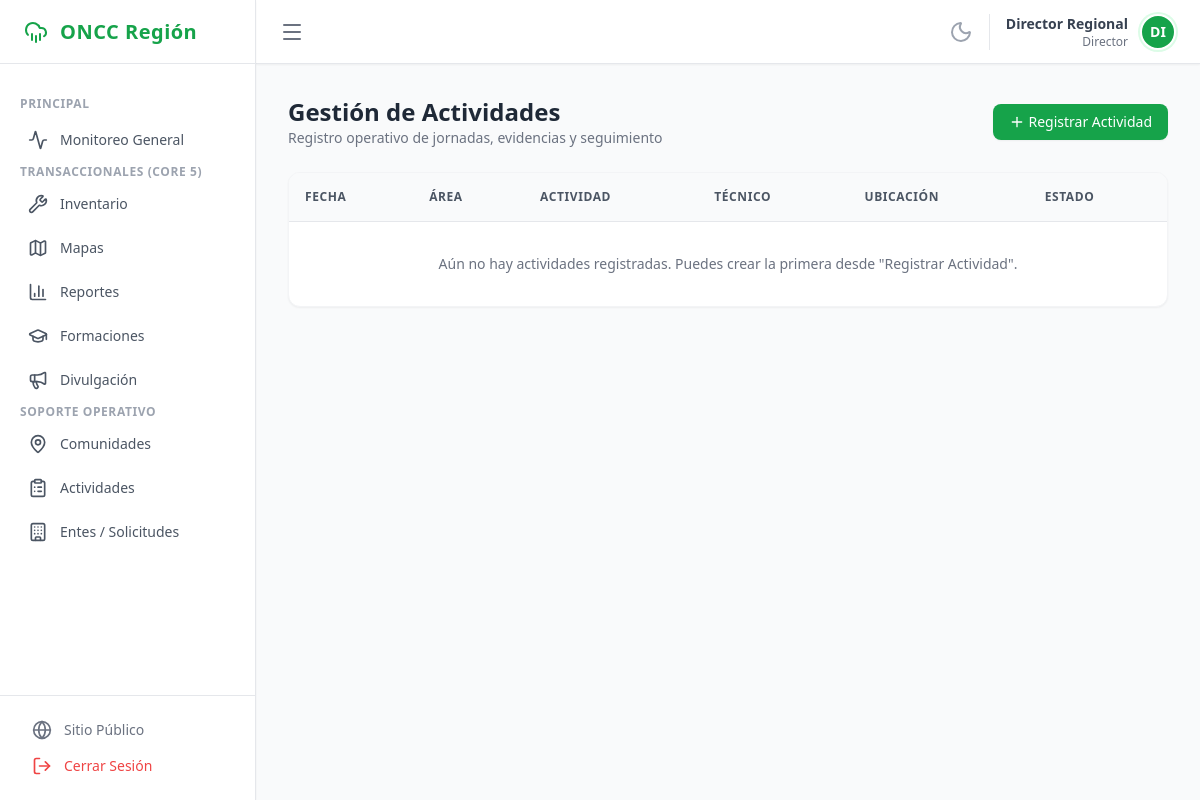
Screenshot of /actividades/ (signed in) with the database file from the repository.
### app/models/usuario.py (models this page shows, shortened)
class Usuario(UserMixin, db.Model):
    __tablename__ = 'usuarios'
    id = db.Column(db.Integer, primary_key=True)
    nombre = db.Column(db.String(100), nullable=False)
    email = db.Column(db.String(120), unique=True, nullable=False)
    password_hash = db.Column(db.String(256), nullable=False)
    rol = db.Column(db.String(50), nullable=False, default='Técnico')
    estatus = db.Column(db.Boolean, default=True)

### app/controllers/actividad_controller.py (the view)
@actividad_bp.route('/')
@login_required
def index():
    actividades = Actividad.query.order_by(Actividad.fecha.desc(), Actividad.creado_en.desc()).all()
    return render_template('actividades/index.html', actividades=actividades, estados_actividad=ESTADOS_ACTIVIDAD)

### app/templates/actividades/index.html (shortened to what this page needs)
{% extends 'base.html' %}
{% block content %}
<div class="space-y-6 animate-in fade-in duration-500">
    <div class="flex justify-between items-center">
        <div>
            <h1 class="text-2xl font-bold dark:text-white text-gray-800">Gestión de Actividades</h1>
            <p class="text-sm dark:text-gray-400 text-gray-500">Registro operativo de jornadas, evidencias y seguimiento</p>
        </div>
        <a href="{{ url_for('actividad.nueva') }}" class="bg-green-600 hover:bg-green-700 text-white px-4 py-2 rounded-lg text-sm font-medium flex items-center shadow-sm transition-colors">
            <i data-lucide="plus" class="mr-1 w-4 h-4"></i> Registrar Actividad
        </a>
    </div>
    <div class="rounded-xl shadow-sm border overflow-hidden bg-white border-gray-100 dark:bg-gray-800 dark:border-gray-700">
        <div class="overflow-x-auto">
            <table class="w-full text-left border-collapse">
                <thead>
                    <tr class="text-xs uppercase tracking-wider bg-gray-50 text-gray-600 dark:bg-gray-900/50 dark:text-gray-400">
                        <th class="p-4 font-semibold border-b border-gray-200 dark:border-gray-700">Fecha</th>
                        <th class="p-4 font-semibold border-b border-gray-200 dark:border-gray-700">Área</th>
                        <th class="p-4 font-semibold border-b border-gray-200 dark:border-gray-700">Actividad</th>
                        <th class="p-4 font-semibold border-b border-gray-200 dark:border-gray-700">Técnico</th>
                        <th class="p-4 font-semibold border-b border-gray-200 dark:border-gray-700">Ubicación</th>
                        <th class="p-4 font-semibold border-b border-gray-200 dark:border-gray-700">Estado</th>
                    </tr>
                </thead>
                <tbody class="text-sm text-gray-700 dark:text-gray-300">
                    {% for act in actividades %}
                    <tr class="border-b hover:bg-gray-50 border-gray-100 dark:hover:bg-gray-700/50 dark:border-gray-700">
                        <td class="p-4">{{ act.fecha.strftime('%Y-%m-%d') if act.fecha else 'N/D' }}</td>
                        <td class="p-4"><span class="px-2 py-1 rounded-md text-xs font-medium bg-blue-50 text-blue-700 dark:bg-blue-900/40 dark:text-blue-300">{{ act.area }}</span></td>
                        <td class="p-4">{{ act.actividad }}</td>
                        <td class="p-4">{{ act.responsable }}</td>
                        <td class="p-4 text-xs text-gray-500 dark:text-gray-400">{{ act.estado_geo }}, {{ act.municipio }}</td>
                        <td class="p-4">
                            <form method="POST" action="{{ url_for('actividad.cambiar_estado', actividad_id=act.id) }}" class="flex items-center gap-2">
                                <select name="estado" class="border rounded-md p-1 text-xs bg-white border-gray-300 dark:bg-gray-700 dark:border-gray-600 dark:text-white">
                                    {% for estado in estados_actividad %}
                                        <option value="{{ estado }}" {% if estado == act.estado %}selected{% endif %}>{{ estado }}</option>
                                    {% endfor %}
                                </select>
                                <button class="text-xs px-2 py-1 rounded bg-gray-100 dark:bg-gray-700">Guardar</button>
                            </form>
                        </td>
                    </tr>
                    {% else %}
                    <tr>
                        <td colspan="6" class="p-8 text-center text-gray-500 dark:text-gray-400">
                            Aún no hay actividades registradas. Puedes crear la primera desde "Registrar Actividad".
                        </td>
                    </tr>
                    {% endfor %}
                </tbody>
            </table>
        </div>
    </div>
</div>
{% endblock %}

### app/templates/base.html (shortened to what this page needs)
<!DOCTYPE html>
<html lang="es" class="light">
<head>
    <script src="https://cdn.tailwindcss.com"></script>
</head>
<body class="flex h-screen font-sans transition-colors duration-300 bg-gray-50 dark:bg-gray-900 text-gray-800 dark:text-gray-200">
    <aside id="sidebar" class="w-64 border-r transition-all duration-300 flex flex-col shadow-sm z-10 bg-white border-gray-200 dark:bg-gray-800 dark:border-gray-700 overflow-hidden">
        <div class="h-16 flex items-center px-6 border-b border-gray-200 bg-white dark:border-gray-700 dark:bg-gray-800 flex-shrink-0">
            <span class="text-xl font-bold text-green-600 tracking-wide flex items-center whitespace-nowrap">
                <i data-lucide="cloud-rain" class="mr-3 flex-shrink-0"></i>
                <span class="sidebar-text">ONCC Región</span>
            </span>
        </div>
        <nav class="flex-1 py-4 space-y-1 px-3 overflow-y-auto">
            <p class="sidebar-text text-xs font-bold uppercase tracking-wider mb-2 mt-4 px-2 text-gray-400 dark:text-gray-500">Principal</p>
            <a href="{{ url_for('dashboard') }}" class="w-full flex items-center px-4 py-2.5 text-sm font-medium rounded-lg transition-colors text-gray-600 hover:bg-gray-100 dark:text-gray-300 dark:hover:bg-gray-700">
                <i data-lucide="activity" class="mr-3 w-5 h-5 flex-shrink-0"></i>
                <span class="sidebar-text whitespace-nowrap">Monitoreo General</span>
            </a>
            <p class="sidebar-text text-xs font-bold uppercase tracking-wider mb-2 mt-6 px-2 text-gray-400 dark:text-gray-500">Transaccionales (Core 5)</p>
            <a href="{{ url_for('inventario.index') }}" class="w-full flex items-center px-4 py-2.5 text-sm font-medium rounded-lg transition-colors text-gray-600 hover:bg-gray-100 dark:text-gray-300 dark:hover:bg-gray-700">
                <i data-lucide="wrench" class="mr-3 w-5 h-5 flex-shrink-0"></i>
                <span class="sidebar-text whitespace-nowrap">Inventario</span>
            </a>
            <a href="{{ url_for('geomatica.index') }}" class="w-full flex items-center px-4 py-2.5 text-sm font-medium rounded-lg transition-colors text-gray-600 hover:bg-gray-100 dark:text-gray-300 dark:hover:bg-gray-700">
                <i data-lucide="map" class="mr-3 w-5 h-5 flex-shrink-0"></i>
                <span class="sidebar-text whitespace-nowrap">Mapas</span>
            </a>
            <a href="{{ url_for('reporte.index') }}" class="w-full flex items-center px-4 py-2.5 text-sm font-medium rounded-lg transition-colors text-gray-600 hover:bg-gray-100 dark:text-gray-300 dark:hover:bg-gray-700">
                <i data-lucide="bar-chart-3" class="mr-3 w-5 h-5 flex-shrink-0"></i>
                <span class="sidebar-text whitespace-nowrap">Reportes</span>
            </a>
            <a href="{{ url_for('formacion.index') }}" class="w-full flex items-center px-4 py-2.5 text-sm font-medium rounded-lg transition-colors text-gray-600 hover:bg-gray-100 dark:text-gray-300 dark:hover:bg-gray-700">
                <i data-lucide="graduation-cap" class="mr-3 w-5 h-5 flex-shrink-0"></i>
                <span class="sidebar-text whitespace-nowrap">Formaciones</span>
            </a>
            <a href="{{ url_for('sensibilizacion.index') }}" class="w-full flex items-center px-4 py-2.5 text-sm font-medium rounded-lg transition-colors text-gray-600 hover:bg-gray-100 dark:text-gray-300 dark:hover:bg-gray-700">
                <i data-lucide="megaphone" class="mr-3 w-5 h-5 flex-shrink-0"></i>
                <span class="sidebar-text whitespace-nowrap">Divulgación</span>
            </a>
            <p class="sidebar-text text-xs font-bold uppercase tracking-wider mb-2 mt-6 px-2 text-gray-400 dark:text-gray-500">Soporte Operativo</p>
            <a href="{{ url_for('comunidad.index') }}" class="w-full flex items-center px-4 py-2.5 text-sm font-medium rounded-lg transition-colors text-gray-600 hover:bg-gray-100 dark:text-gray-300 dark:hover:bg-gray-700">
                <i data-lucide="map-pin" class="mr-3 w-5 h-5 flex-shrink-0"></i>
                <span class="sidebar-text whitespace-nowrap">Comunidades</span>
            </a>
            <a href="{{ url_for('actividad.index') }}" class="w-full flex items-center px-4 py-2.5 text-sm font-medium rounded-lg transition-colors text-gray-600 hover:bg-gray-100 dark:text-gray-300 dark:hover:bg-gray-700">
                <i data-lucide="clipboard-list" class="mr-3 w-5 h-5 flex-shrink-0"></i>
                <span class="sidebar-text whitespace-nowrap">Actividades</span>
            </a>
            <a href="{{ url_for('ente.index') }}" class="w-full flex items-center px-4 py-2.5 text-sm font-medium rounded-lg transition-colors text-gray-600 hover:bg-gray-100 dark:text-gray-300 dark:hover:bg-gray-700">
                <i data-lucide="building" class="mr-3 w-5 h-5 flex-shrink-0"></i>
                <span class="sidebar-text whitespace-nowrap">Entes / Solicitudes</span>
            </a>
        </nav>
        <div class="p-4 border-t border-gray-200 dark:border-gray-700">
            <a href="{{ url_for('public.home') }}" class="w-full flex items-center px-4 py-2 text-sm font-medium text-gray-500 hover:text-gray-700 dark:text-gray-300 dark:hover:text-white transition-colors">
                <i data-lucide="globe" class="mr-3 w-5 h-5 flex-shrink-0"></i>
                <span class="sidebar-text whitespace-nowrap">Sitio Público</span>
            </a>
            <a href="{{ url_for('auth.logout') }}" class="w-full flex items-center px-4 py-2 text-sm font-medium text-red-500 hover:text-red-400 transition-colors">
                <i data-lucide="log-out" class="mr-3 w-5 h-5 flex-shrink-0"></i>
                <span class="sidebar-text whitespace-nowrap">Cerrar Sesión</span>
            </a>
        </div>
    </aside>
    <main class="flex-1 flex flex-col overflow-hidden">
        <header class="h-16 border-b flex items-center justify-between px-6 shadow-sm z-0 bg-white border-gray-200 dark:bg-gray-800 dark:border-gray-700">
            <button id="menu-toggle" class="focus:outline-none text-gray-500 hover:text-green-600 dark:text-gray-400 dark:hover:text-white transition-colors">
                <i data-lucide="menu"></i>
            </button>
            <div class="flex items-center space-x-4">
                <button id="theme-toggle" class="focus:outline-none transition-colors text-gray-400 hover:text-gray-800 dark:hover:text-yellow-400">
                    <i id="theme-icon" data-lucide="moon"></i>
                </button>
                <div class="flex items-center space-x-3 border-l pl-4 border-gray-200 dark:border-gray-700">
                    <div class="text-right hidden md:block">
                        <p class="text-sm font-bold text-gray-700 dark:text-white">{{ current_user.nombre if current_user.is_authenticated else 'Invitado' }}</p>
                        <p class="text-xs text-gray-500 dark:text-gray-400">{{ current_user.rol if current_user.is_authenticated else 'Sede Nororiental' }}</p>
                    </div>
                    <div class="w-9 h-9 rounded-full bg-green-600 flex items-center justify-center text-white font-bold text-sm shadow-sm border-2 border-white ring-2 ring-green-100 dark:border-gray-800 dark:ring-green-900">
                        {{ current_user.nombre[:2].upper() if current_user.is_authenticated else 'IN' }}
                    </div>
                </div>
            </div>
        </header>
        <div class="flex-1 overflow-auto p-8">
            {% block content %}{% endblock %}
        </div>
    </main>
</body>
</html>

### rows the page displays
Usuario: nombre "Director Regional", rol "Director", nombre "DI"
